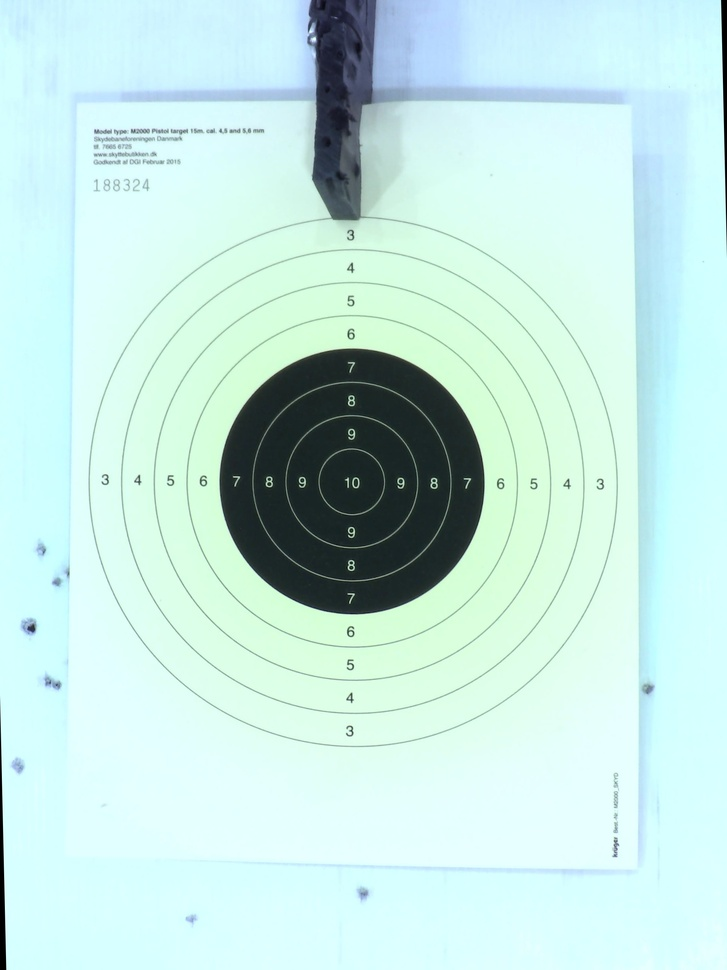
#> input picture test_frames/frame_0000_clean_target_corrected.jpg, 727 x 970 px, shrunk from 1944 x 2592 before the run; the run also reads 1 picture not shown here
$ python test_simple_detection.py
#> lines starting #> are read from the running program, lines starting #| are printed output that depends on the picture; after the words box and inside, x2 and y2 are one past the last pixel; in counts of white or black regions, pixels touching at a corner belong together
#> in test_frame_pair, before is the input picture: shape (970, 727, 3); mean B, G, R 224.7, 230.1, 196.5
#|    Resolution: 727x970
### target_detection.py
#!/usr/bin/env python3
"""
Target Detection Module
Detects shooting target circles and bullet holes using OpenCV
"""

import cv2
import numpy as np
import time
import yaml
import os


class TargetDetector:
    """Detects shooting targets and bullet holes"""

    def __init__(self):
        self.target_center = None
        self.target_radius = None
        self.detection_enabled = True

        # Detection stability
        self.detection_history = []
        self.max_history = 5
        self.stable_detection = None
        self.detection_confidence = 0

        # Outer circle detection
        self.outer_circle = None
        self.outer_circle_history = []
        self.stable_outer_circle = None
        self.outer_confidence = 0

        # Performance optimization - periodic detection
        self.last_detection_time = 0
        self.detection_interval = 1.0  # Run detection every 1 second
        self.cached_inner_result = None
        self.cached_outer_result = None

        # Frame change detection
        self.last_frame_gray = None
        self.frame_change_threshold = 0.05  # 5% change triggers re-detection

        # Perspective correction
        self.target_corners = None
        self.perspective_matrix = None
        self.min_target_area_ratio = 0.01  # Minimum 1% of frame area

        # Debug visualization
        self.debug_mode = False
        self.debug_type = "combined"  # "combined", "perspective", "circles"
        self.debug_frame = None
        self.debug_contours = None
        self.corner_debug_frame = None
        self.circle_debug_frame = None

        # Calibration mode for perspective detection
        self.calibration_mode = False  # When true, performs detection on demand

        # Debug frames
        self.corrected_debug_frame = None  # For perspective-corrected debug view

    def detect_black_circle_improved(self, frame):
        """
        Improved detection specifically for the large black circle target
        Automatically scales parameters based on frame resolution
        """
        # Convert to grayscale
        gray = cv2.cvtColor(frame, cv2.COLOR_BGR2GRAY)
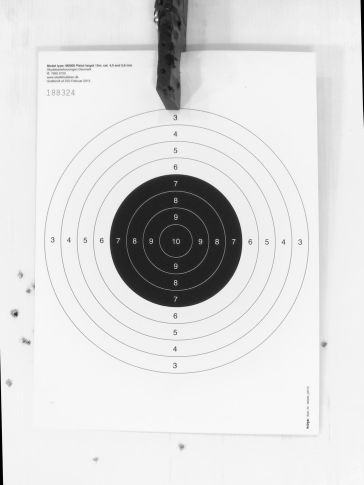
#> gray: shape (970, 727) (shown at 1/2 size); min 0, max 250, mean 219.5

        # Get frame dimensions for scaling
        h, w = frame.shape[:2]

        # Scale parameters based on resolution
        # Base resolution: 640x480, scaling factor for larger resolutions
        scale_factor = max(w / 640, h / 480)

        # Apply median blur to reduce noise while preserving edges
        blur_size = max(5, int(5 * scale_factor) | 1)  # Ensure odd number
        blurred = cv2.medianBlur(gray, blur_size)
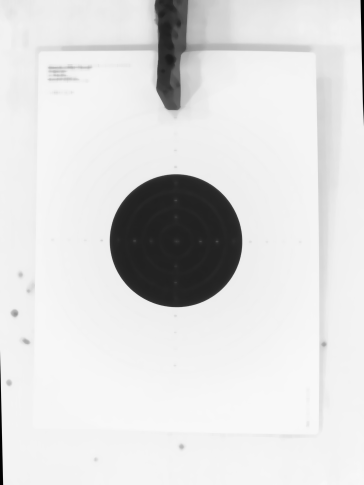
#> blurred: shape (970, 727) (shown at 1/2 size); min 0, max 248, mean 220.3

        # Create binary mask for very dark regions (black target area)
        # This threshold isolates the black circle from lighter areas
        _, binary = cv2.threshold(blurred, 80, 255, cv2.THRESH_BINARY_INV)
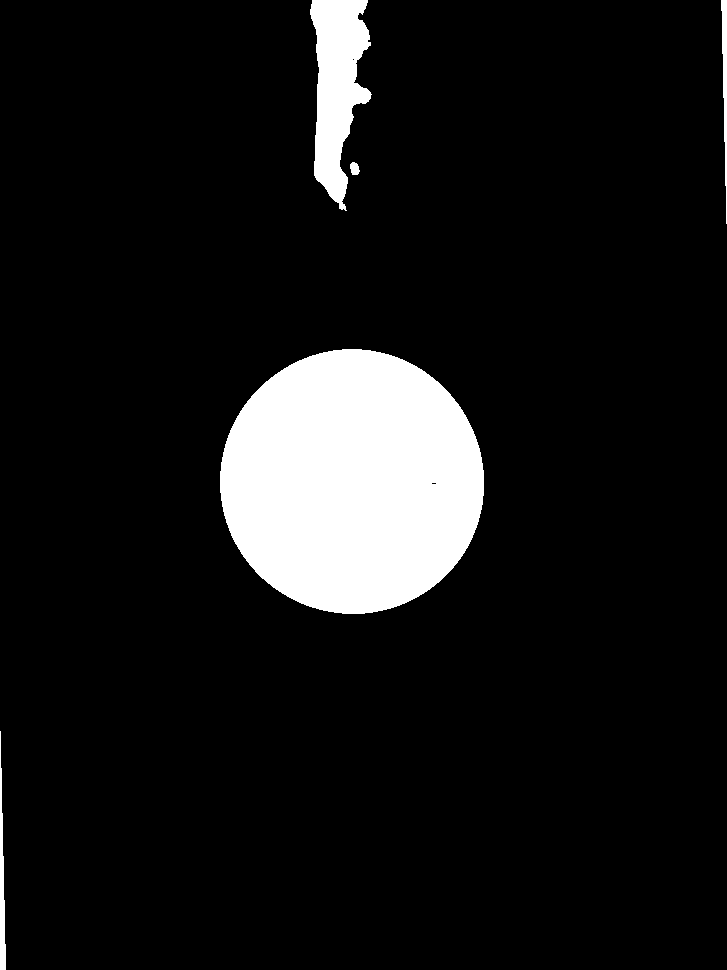
#> binary: shape (970, 727); 9.1% white; 5 white regions, box (x1, y1, x2, y2) and area: (220, 349, 484, 614) 54868, (310, 0, 372, 211) 7854, (0, 731, 6, 970) 808, (721, 0, 727, 224) 715, (350, 162, 360, 175) 99

        # Remove small noise with morphological operations
        kernel_size = max(5, int(5 * scale_factor))
        kernel = cv2.getStructuringElement(cv2.MORPH_ELLIPSE, (kernel_size, kernel_size))
        binary = cv2.morphologyEx(binary, cv2.MORPH_OPEN, kernel)
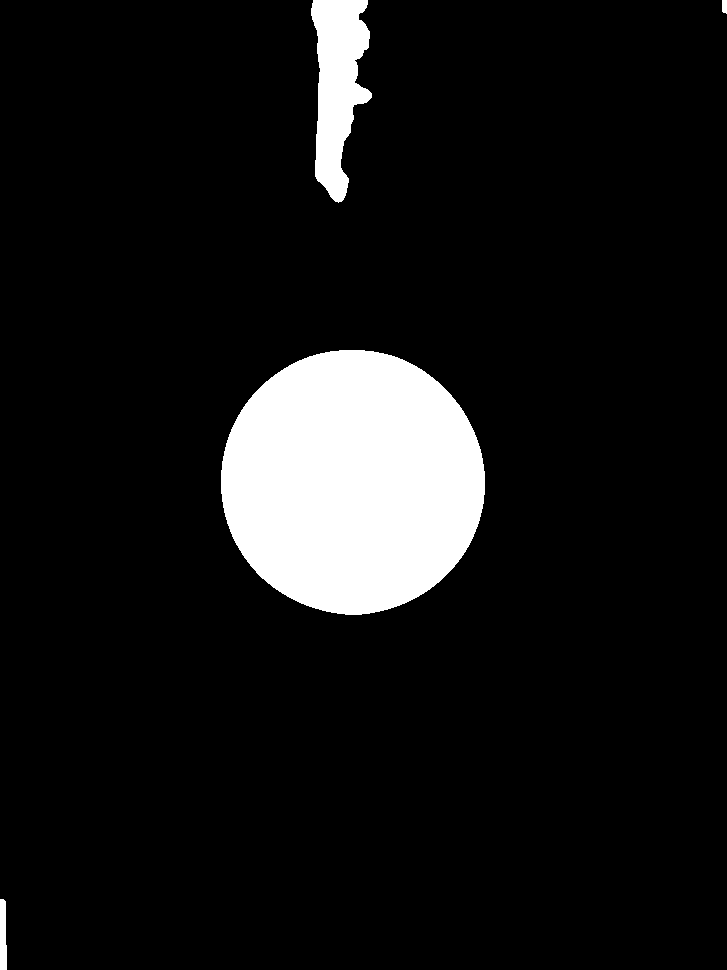
#> binary: shape (970, 727); 8.9% white; 4 white regions, box (x1, y1, x2, y2) and area: (221, 350, 485, 615) 54867, (311, 0, 372, 203) 7730, (0, 899, 7, 970) 448, (722, 0, 727, 14) 65
        binary = cv2.morphologyEx(binary, cv2.MORPH_CLOSE, kernel)
#> binary: shape (970, 727); 9% white; 4 white regions

        # Create circle detection debug visualization
        if self.debug_mode:
            self.circle_debug_frame = cv2.cvtColor(binary, cv2.COLOR_GRAY2BGR)
            cv2.putText(self.circle_debug_frame, "CIRCLE DETECTION DEBUG",
                       (10, 50), cv2.FONT_HERSHEY_SIMPLEX, 1.2, (0, 255, 255), 3)
            cv2.putText(self.circle_debug_frame, f"Threshold: 80, Scale: {scale_factor:.1f}",
                       (10, 100), cv2.FONT_HERSHEY_SIMPLEX, 1.0, (255, 255, 255), 3)

        # Find contours in the binary image
        contours, _ = cv2.findContours(binary, cv2.RETR_EXTERNAL, cv2.CHAIN_APPROX_SIMPLE)
#> contours = 4 contours; box (x1, y1, x2, y2) and area: (222, 351, 486, 616) 54472, (312, 0, 373, 203) 7490, (0, 900, 8, 970) 436, (723, 0, 727, 14) 36
#> (the rest of the program and of its run is left out)
